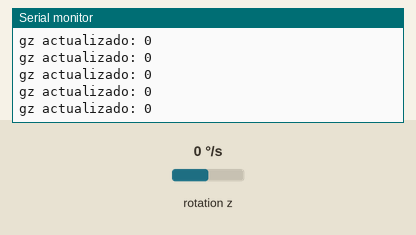
Recording of a sketch running on a simulated ESP32. Shown: the last lines printed to the serial monitor. Inputs (shaded band) come from the test bench; at power-on: rotation z 0 °/s.

Above: at 1.2 s.
1.3 s: rotation z set to -192 °/s
At 1.31 s:
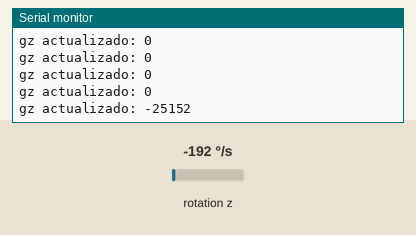
2.8 s: rotation z set to -100 °/s
At 2.81 s:
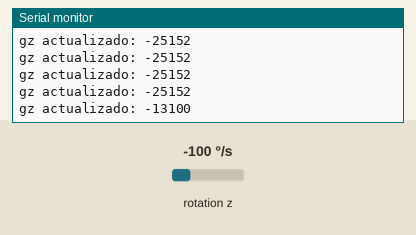
Timing chart, 0 to 5.8 s (numbered marks = the images above; inputs shaded):
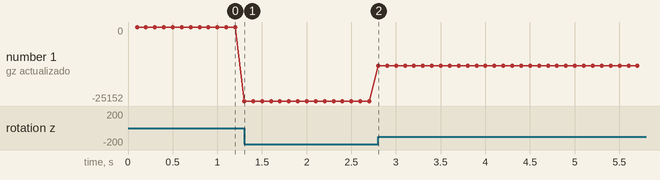

Measured:
- after the input at 1.3 s, the serial monitor: prints a new line at once (image 1)
- after the input at 2.8 s, the serial monitor: prints a new line at once (image 2)
- plotted number 1: 0 → -25152 after the input at 1.3 s, -25152 → -13100 after the input at 2.8 s

The sketch:

prueba_UNO_I2C.ino
```cpp
#include <Wire.h>
#include <MPU6050.h>

MPU6050 sensor;

int16_t gzValue = 0; // Último valor leído del giroscopio eje Z
unsigned long lastReadTime = 0;
const unsigned long readInterval = 100; // ms

void setup() {
  Serial.begin(9600);

  // Iniciar I2C como esclavo (con el ESP32)
  Wire.begin(0x08);
  Wire.onRequest(requestEvent);

  // Inicializar IMU
  sensor.initialize();
  if (sensor.testConnection()) {
    Serial.println("IMU iniciado correctamente");
  } else {
    Serial.println("Error al iniciar el IMU");
  }
}

void loop() {
  // Leer el IMU cada cierto tiempo (sin bloquear)
  unsigned long currentTime = millis();
  if (currentTime - lastReadTime >= readInterval) {
    lastReadTime = currentTime;

    // Leer giroscopio eje Z
    gzValue = sensor.getRotationZ();
    // Opcional para depuración:
    Serial.print("gz actualizado: ");
    Serial.println(gzValue);
  }

  // Aquí puedes agregar lógica extra si quieres, mientras sea no bloqueante
}

// Se llama automáticamente cuando el ESP32 hace un requestFrom
void requestEvent() {
  // Enviar el gz como 2 bytes (little endian)
  Wire.write((uint8_t*)&gzValue, 2);
}
```
